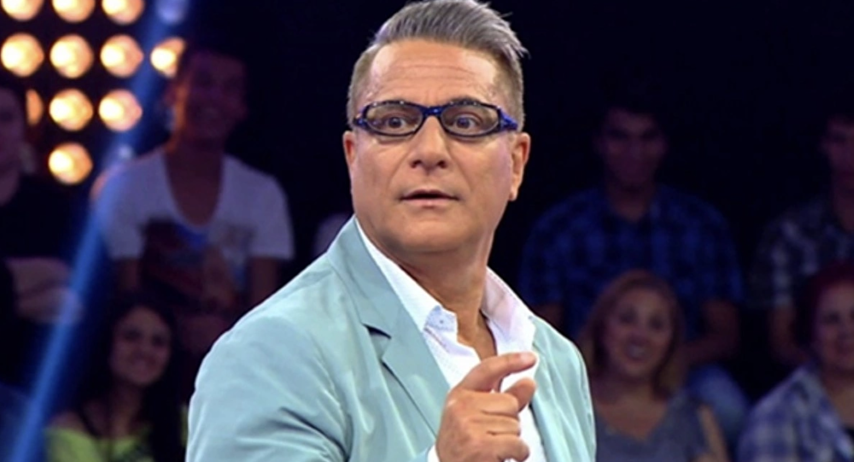
#> input picture GoruntuIsleme/Resim-Grilestirme-Aritmetik/mehmetalierbil.png, 854 x 462 px
$ python GrilestirmeVeAritmetik.py
#> lines starting #> are read from the running program, lines starting #| are printed output that depends on the picture
import cv2
import numpy as np

mehmet=cv2.imread("mehmetalierbil.png")
#> mehmet is the input picture: shape (462, 854, 3); mean B, G, R 78.3, 62, 69.6
cv2.imshow("Mehmet Ali Erbil",mehmet)

yukseklik,genislik,kanalSayisi=mehmet.shape
#> yukseklik = 462; genislik = 854; kanalSayisi = 3
print("Orjinal resmin","Yükseklik=",yukseklik,"Genişlik=",genislik,"Kanal Sayisi=",kanalSayisi)
#| Orjinal resmin Yükseklik= 462 Genişlik= 854 Kanal Sayisi= 3

mehmetGri=cv2.cvtColor(mehmet,cv2.COLOR_BGR2GRAY)
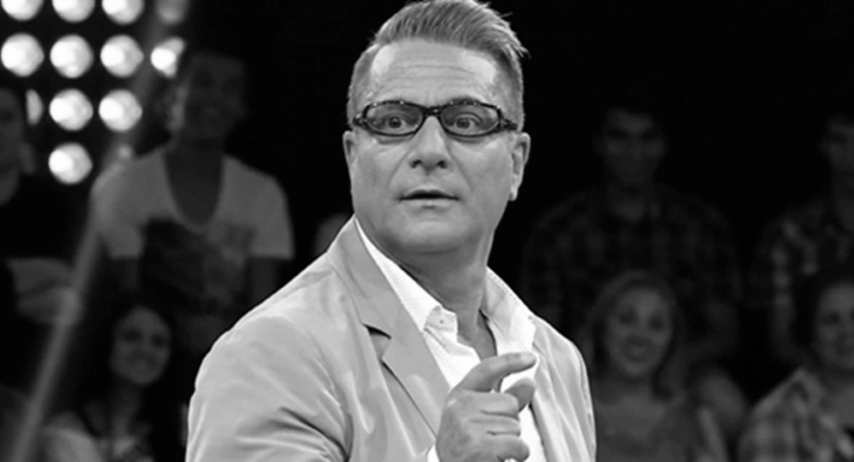
#> mehmetGri: shape (462, 854); min 0, max 255, mean 66.1
cv2.imshow("Gri resim",mehmetGri)

mehmetGri2=cv2.imread("mehmetalierbil.png",0)
#> mehmetGri2: shape (462, 854); min 0, max 255, mean 66.9
cv2.imshow("Gri resim2",mehmetGri2)

yukseklik_gri,genislik_gri=mehmetGri.shape # Resim gri olduğu için kanal sayisi 1'dir.
#> yukseklik_gri = 462; genislik_gri = 854
print("Gri resmin","Yükseklik=",yukseklik_gri,"Genişlik=",genislik_gri)
#| Gri resmin Yükseklik= 462 Genişlik= 854

cv2.waitKey(0)
cv2.destroyAllWindows()
